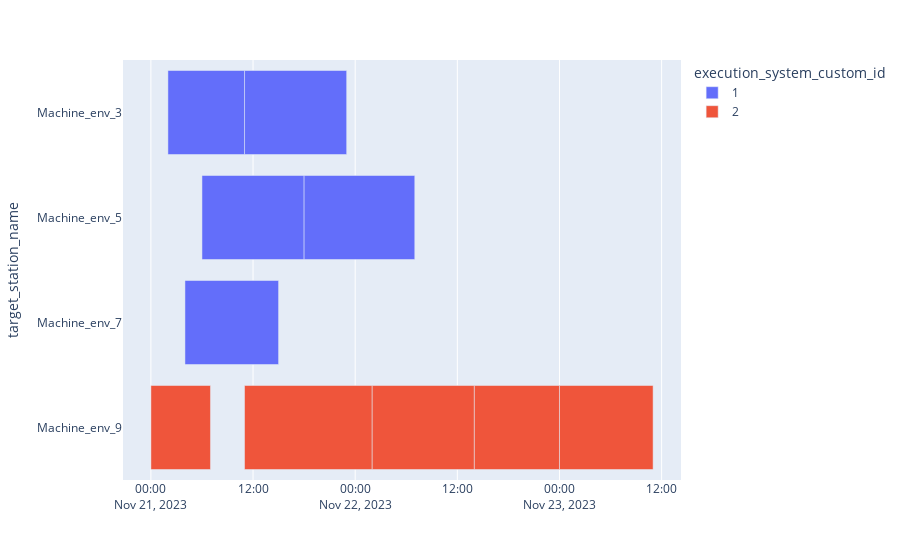

This figure's notebook cell:
### Code cell
fig = dispatcher.draw_gantt_chart(use_custom_proc_station_id=False, 
                                  sort_by_proc_station=True, 
                                  group_by_exec_system=True)

### Figure 1 — Plotly figure (JSON) as saved in the notebook; plotly's stock layout.template omitted (floating-point values rounded to 4 significant figures)
{"data": [{"alignmentgroup": "True", "base": ["2023-11-21T11:00:00", "2023-11-21T02:00:00", "2023-11-21T06:00:00", "2023-11-21T18:00:00", "2023-11-21T04:00:00"], "customdata": [["J_gen_0", 0, 1, 3, "P0DT9H0M0S", "P0DT3H0M0S", "P0DT12H0M0S"], ["J_gen_1", 0, 1, 2, "P0DT8H0M0S", "P0DT1H0M0S", "P0DT9H0M0S"], ["J_gen_3", 1, 1, 4, "P0DT9H0M0S", "P0DT3H0M0S", "P0DT12H0M0S"], ["J_gen_4", 1, 1, 10, "P0DT9H0M0S", "P0DT4H0M0S", "P0DT13H0M0S"], ["J_gen_2", 2, 1, 8, "P0DT9H0M0S", "P0DT2H0M0S", "P0DT11H0M0S"]], "hovertemplate": "<b>%{hovertext}</b><br><br>execution_system_custom_id=%{customdata[2]}<br>entry_date=%{base}<br>exit_date=%{x}<br>target_station_name=%{y}<br>target_station_custom_id=%{customdata[1]}<br>prio=%{customdata[3]}<br>proc_time=%{customdata[4]}<br>setup_time=%{customdata[5]}<br>order_time=%{customdata[6]}<extra></extra>", "hovertext": ["J_gen_0", "J_gen_1", "J_gen_3", "J_gen_4", "J_gen_2"], "legendgroup": "1", "marker": {"color": "#636efa", "pattern": {"shape": ""}}, "name": "1", "offsetgroup": "1", "orientation": "h", "showlegend": true, "textposition": "auto", "type": "bar", "x": [43200000, 32400000, 43200000, 46800000, 39600000], "xaxis": "x", "y": ["Machine_env_3", "Machine_env_3", "Machine_env_5", "Machine_env_5", "Machine_env_7"], "yaxis": "y"}, {"alignmentgroup": "True", "base": ["2023-11-21T00:00:00", "2023-11-21T11:00:00", "2023-11-22T02:00:00", "2023-11-23T00:00:00", "2023-11-22T14:00:00"], "customdata": [["J_gen_0", 3, 2, 3, "P0DT6H0M0S", "P0DT1H0M0S", "P0DT7H0M0S"], ["J_gen_1", 3, 2, 2, "P0DT7H0M0S", "P0DT8H0M0S", "P0DT15H0M0S"], ["J_gen_2", 3, 2, 8, "P0DT6H0M0S", "P0DT6H0M0S", "P0DT12H0M0S"], ["J_gen_3", 3, 2, 4, "P0DT9H0M0S", "P0DT2H0M0S", "P0DT11H0M0S"], ["J_gen_4", 3, 2, 10, "P0DT7H0M0S", "P0DT3H0M0S", "P0DT10H0M0S"]], "hovertemplate": "<b>%{hovertext}</b><br><br>execution_system_custom_id=%{customdata[2]}<br>entry_date=%{base}<br>exit_date=%{x}<br>target_station_name=%{y}<br>target_station_custom_id=%{customdata[1]}<br>prio=%{customdata[3]}<br>proc_time=%{customdata[4]}<br>setup_time=%{customdata[5]}<br>order_time=%{customdata[6]}<extra></extra>", "hovertext": ["J_gen_0", "J_gen_1", "J_gen_2", "J_gen_3", "J_gen_4"], "legendgroup": "2", "marker": {"color": "#EF553B", "pattern": {"shape": ""}}, "name": "2", "offsetgroup": "2", "orientation": "h", "showlegend": true, "textposition": "auto", "type": "bar", "x": [25200000, 54000000, 43200000, 39600000, 36000000], "xaxis": "x", "y": ["Machine_env_9", "Machine_env_9", "Machine_env_9", "Machine_env_9", "Machine_env_9"], "yaxis": "y"}], "layout": {"barmode": "overlay", "legend": {"title": {"text": "execution_system_custom_id"}, "tracegroupgap": 0}, "margin": {"t": 60}, "xaxis": {"anchor": "y", "domain": [0, 1], "type": "date"}, "yaxis": {"anchor": "x", "autorange": "reversed", "domain": [0, 1], "title": {"text": "target_station_name"}, "type": "category"}}}
